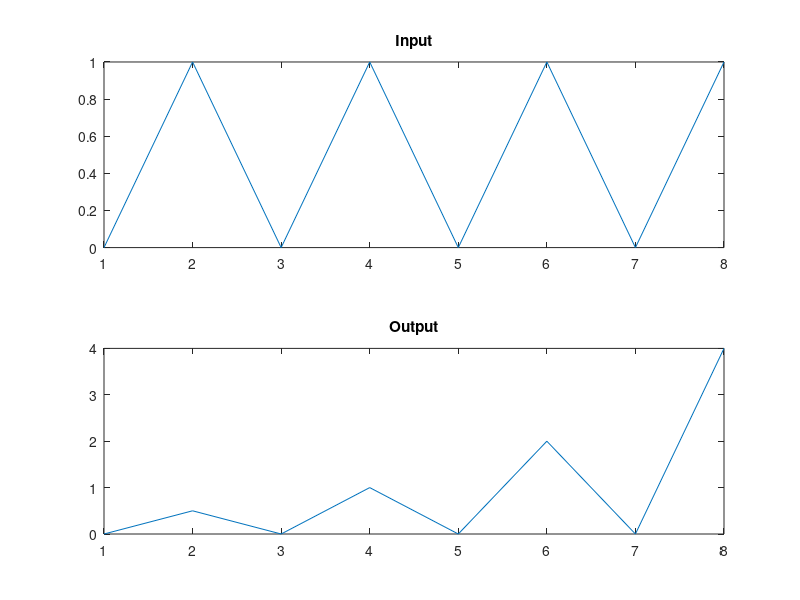

Write the MATLAB code that produced this figure.
pls = [0 1];
x = [pls pls pls pls];
nTs = length(x);
stv = 0.5;
dec = 2;
y = zeros(1, nTs);
v = stv;

for t = 1 : nTs
    y(t) = v * x(t);
    disp([t, x(t), v, y(t)]);
    if(x(t) > 0)
        v = v * dec;
    end
end

subplot(2,1,1);
plot(x);
title('Input');
subplot(2,1,2);
plot(y);
title('Output');